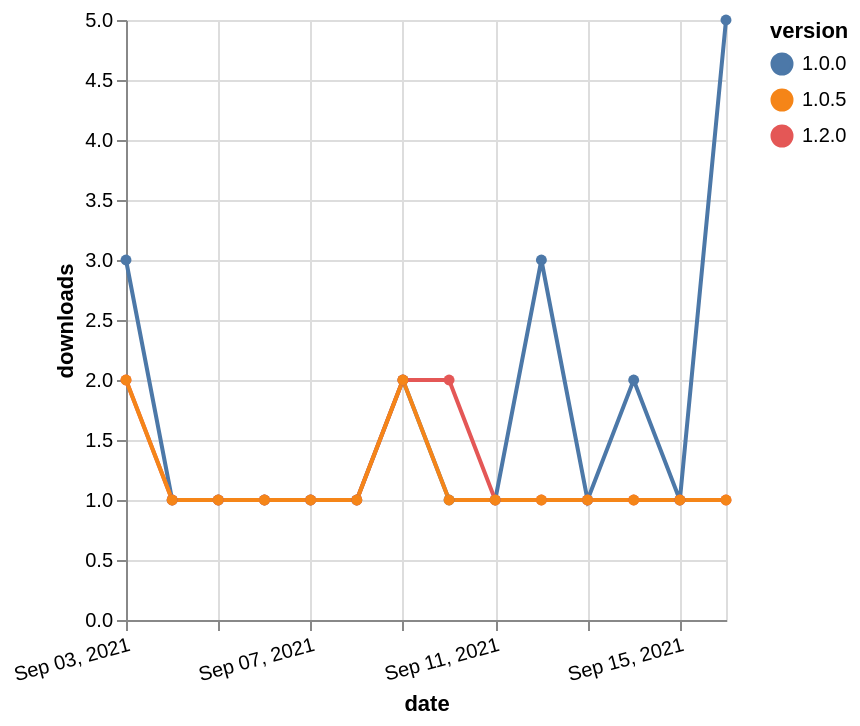

Vega-Lite specification for this chart:
### Vega-Lite specification from a JSON file in a GitHub repository (floating-point values rounded to 4 significant figures)
{"$schema": "https://vega.github.io/schema/vega-lite/v5.json", "description": "A simple bar chart with embedded data.", "data": {"values": [{"date": "2021-09-03", "total": 186, "delta": 3, "version": "1.0.0"}, {"date": "2021-09-04", "total": 187, "delta": 1, "version": "1.0.0"}, {"date": "2021-09-05", "total": 188, "delta": 1, "version": "1.0.0"}, {"date": "2021-09-06", "total": 189, "delta": 1, "version": "1.0.0"}, {"date": "2021-09-07", "total": 190, "delta": 1, "version": "1.0.0"}, {"date": "2021-09-08", "total": 191, "delta": 1, "version": "1.0.0"}, {"date": "2021-09-09", "total": 193, "delta": 2, "version": "1.0.0"}, {"date": "2021-09-10", "total": 194, "delta": 1, "version": "1.0.0"}, {"date": "2021-09-11", "total": 195, "delta": 1, "version": "1.0.0"}, {"date": "2021-09-12", "total": 198, "delta": 3, "version": "1.0.0"}, {"date": "2021-09-13", "total": 199, "delta": 1, "version": "1.0.0"}, {"date": "2021-09-14", "total": 201, "delta": 2, "version": "1.0.0"}, {"date": "2021-09-15", "total": 202, "delta": 1, "version": "1.0.0"}, {"date": "2021-09-16", "total": 207, "delta": 5, "version": "1.0.0"}, {"date": "2021-09-03", "total": 128, "delta": 2, "version": "1.2.0"}, {"date": "2021-09-04", "total": 129, "delta": 1, "version": "1.2.0"}, {"date": "2021-09-05", "total": 130, "delta": 1, "version": "1.2.0"}, {"date": "2021-09-06", "total": 131, "delta": 1, "version": "1.2.0"}, {"date": "2021-09-07", "total": 132, "delta": 1, "version": "1.2.0"}, {"date": "2021-09-08", "total": 133, "delta": 1, "version": "1.2.0"}, {"date": "2021-09-09", "total": 135, "delta": 2, "version": "1.2.0"}, {"date": "2021-09-10", "total": 137, "delta": 2, "version": "1.2.0"}, {"date": "2021-09-11", "total": 138, "delta": 1, "version": "1.2.0"}, {"date": "2021-09-12", "total": 139, "delta": 1, "version": "1.2.0"}, {"date": "2021-09-13", "total": 140, "delta": 1, "version": "1.2.0"}, {"date": "2021-09-14", "total": 141, "delta": 1, "version": "1.2.0"}, {"date": "2021-09-15", "total": 142, "delta": 1, "version": "1.2.0"}, {"date": "2021-09-16", "total": 143, "delta": 1, "version": "1.2.0"}, {"date": "2021-09-03", "total": 144, "delta": 2, "version": "1.0.5"}, {"date": "2021-09-04", "total": 145, "delta": 1, "version": "1.0.5"}, {"date": "2021-09-05", "total": 146, "delta": 1, "version": "1.0.5"}, {"date": "2021-09-06", "total": 147, "delta": 1, "version": "1.0.5"}, {"date": "2021-09-07", "total": 148, "delta": 1, "version": "1.0.5"}, {"date": "2021-09-08", "total": 149, "delta": 1, "version": "1.0.5"}, {"date": "2021-09-09", "total": 151, "delta": 2, "version": "1.0.5"}, {"date": "2021-09-10", "total": 152, "delta": 1, "version": "1.0.5"}, {"date": "2021-09-11", "total": 153, "delta": 1, "version": "1.0.5"}, {"date": "2021-09-12", "total": 154, "delta": 1, "version": "1.0.5"}, {"date": "2021-09-13", "total": 155, "delta": 1, "version": "1.0.5"}, {"date": "2021-09-14", "total": 156, "delta": 1, "version": "1.0.5"}, {"date": "2021-09-15", "total": 157, "delta": 1, "version": "1.0.5"}, {"date": "2021-09-16", "total": 158, "delta": 1, "version": "1.0.5"}]}, "width": "container", "mark": {"type": "line", "point": {"filled": true}}, "encoding": {"x": {"field": "date", "type": "temporal", "timeUnit": "yearmonthdate", "title": "date", "axis": {"labelAngle": -15}}, "y": {"field": "delta", "type": "quantitative", "title": "downloads"}, "color": {"field": "version", "type": "nominal"}, "tooltip": {"field": "delta"}}}
